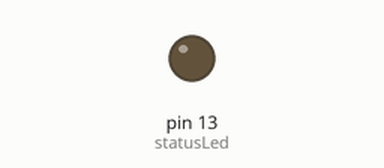
Simulated run of this sketch. Board: Arduino Uno, built with avr-gcc and run on an emulated ATmega328P. Shown: output pins drawn as LEDs (lit = HIGH). What the sketch prints to the serial monitor is not drawn.

Above: at 0.3 s.
At 3.66 s:
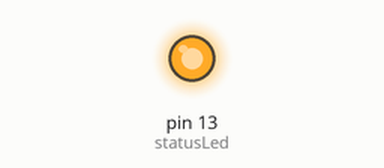
Timing chart, 0 to 4.1 s (numbered marks = the images above):
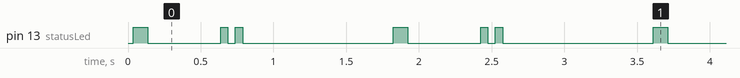

The sketch:

Series2_Tx.ino
```cpp
// (licence header left out)
#include <XBee.h>

/*
This example is for Series 2 XBee
 Sends a ZB TX request with the value of analogRead(pin5) and checks the status response for success
*/

// create the XBee object
XBee xbee = XBee();

uint8_t payload[] = { "hola soy arduino" };

// SH + SL Address of receiving XBee
XBeeAddress64 addr64 = XBeeAddress64(0x00000000, 0x0000FFFF);
ZBTxRequest zbTx = ZBTxRequest(addr64, payload, sizeof(payload));
ZBTxStatusResponse txStatus = ZBTxStatusResponse();

int pin5 = 0;

int statusLed = 13;
int errorLed = 13;

void flashLed(int pin, int times, int wait) {

  for (int i = 0; i < times; i++) {
    digitalWrite(pin, HIGH);
    delay(wait);
    digitalWrite(pin, LOW);

    if (i + 1 < times) {
      delay(wait);
    }
  }
}

void setup() {
  pinMode(statusLed, OUTPUT);
  pinMode(errorLed, OUTPUT);

  Serial.begin(9600);
  xbee.setSerial(Serial);
}

void loop() {
  // break down 10-bit reading into two bytes and place in payload


  xbee.send(zbTx);

  // flash TX indicator
  flashLed(statusLed, 1, 100);

  // after sending a tx request, we expect a status response
  // wait up to half second for the status response
  if (xbee.readPacket(500)) {
    // got a response!

    // should be a znet tx status
    if (xbee.getResponse().getApiId() == ZB_TX_STATUS_RESPONSE) {
      xbee.getResponse().getZBTxStatusResponse(txStatus);

      // get the delivery status, the fifth byte
      if (txStatus.getDeliveryStatus() == SUCCESS) {
        // success.  time to celebrate
        flashLed(statusLed, 5, 50);
      } else {
        // the remote XBee did not receive our packet. is it powered on?
        flashLed(errorLed, 3, 500);
      }
    }
  } else if (xbee.getResponse().isError()) {
    //nss.print("Error reading packet.  Error code: ");
    //nss.println(xbee.getResponse().getErrorCode());
  } else {
    // local XBee did not provide a timely TX Status Response -- should not happen
    flashLed(errorLed, 2, 50);
  }

  delay(1000);
}
```

Measured:
- by itself, pin 13 (statusLed): repeats every 1.8 s: LOW 0.50 s, HIGH 0.05 s, LOW 0.05 s, HIGH 0.05 s, LOW 1.0 s, HIGH 0.10 s
- by itself, everything shown: repeats every 1.8 s, in 6 steps
